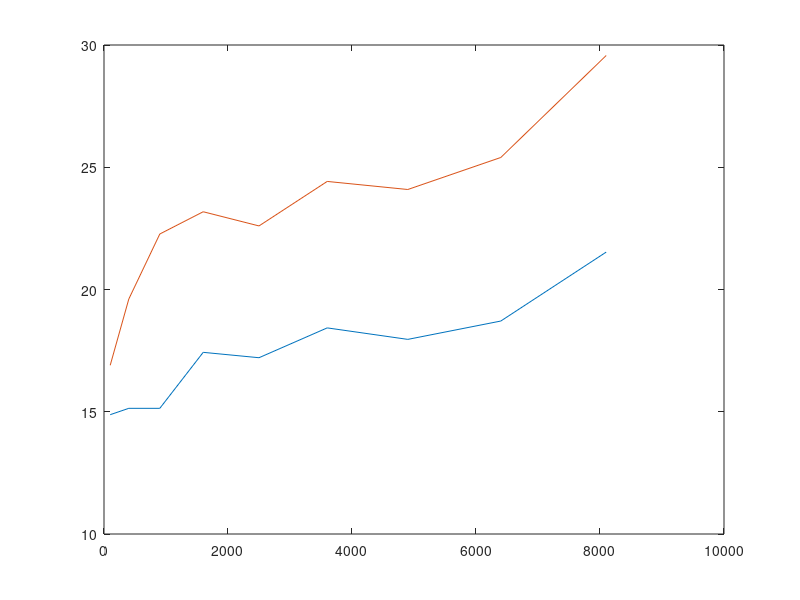

The MATLAB script that drew this image:
size=[100, 400, 900, 1600, 2500, 3600, 4900, 6400, 8100,];
pred=[14.88, 15.14, 15.14, 17.43, 17.21, 18.43, 17.96, 18.71, 21.53,];
prey=[16.9, 19.61, 22.27, 23.18, 22.6, 24.42, 24.09, 25.4, 29.57,];

plot(size, pred);
hold on;
plot(size, prey);